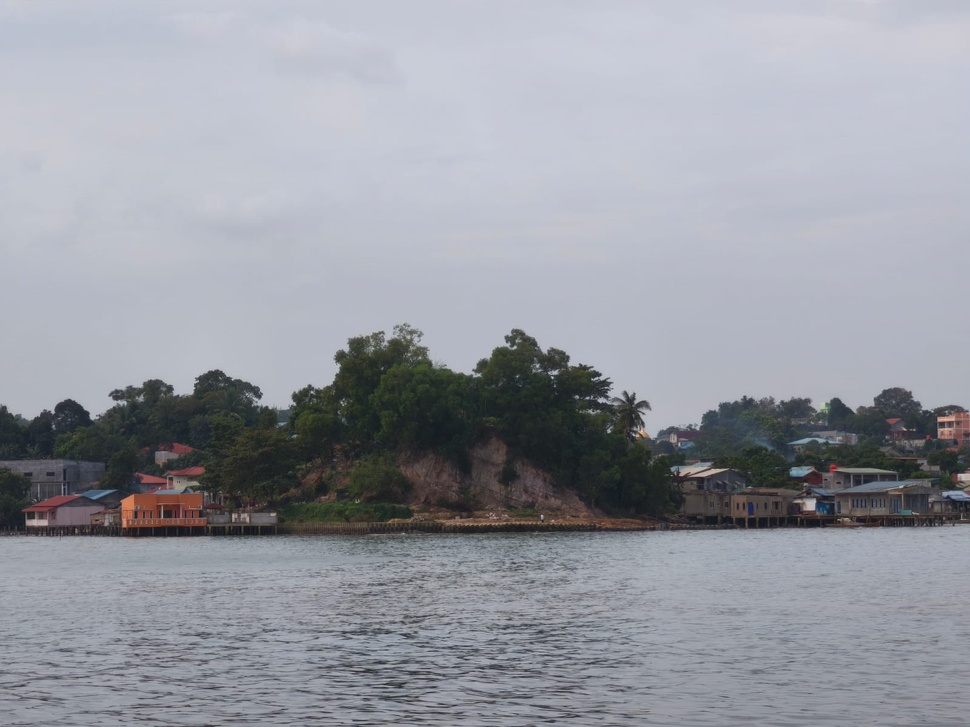
#> input picture assets/scenery.jpg, 970 x 727 px, shrunk from 1600 x 1200 before the run
$ python code_1.py
#> lines starting #> are read from the running program, lines starting #| are printed output that depends on the picture
"""
Implementasi Konsep Deteksi Tepi dengan Operator Robert dan Sobel pada Gambar Rubber Duck.
"""

import imageio.v2 as iio
import numpy as np
import matplotlib.pyplot as plt
import scipy.signal

def robert_cross_operator(image_input):
    """Menerapkan operator Robert Cross untuk deteksi tepi."""
    filter_x = np.array([[-1, 0], [0, 1]])
    filter_y = np.array([[0, -1], [1, 0]])

    gradient_x = scipy.signal.convolve2d(image_input, filter_x, mode='same', boundary='symm')
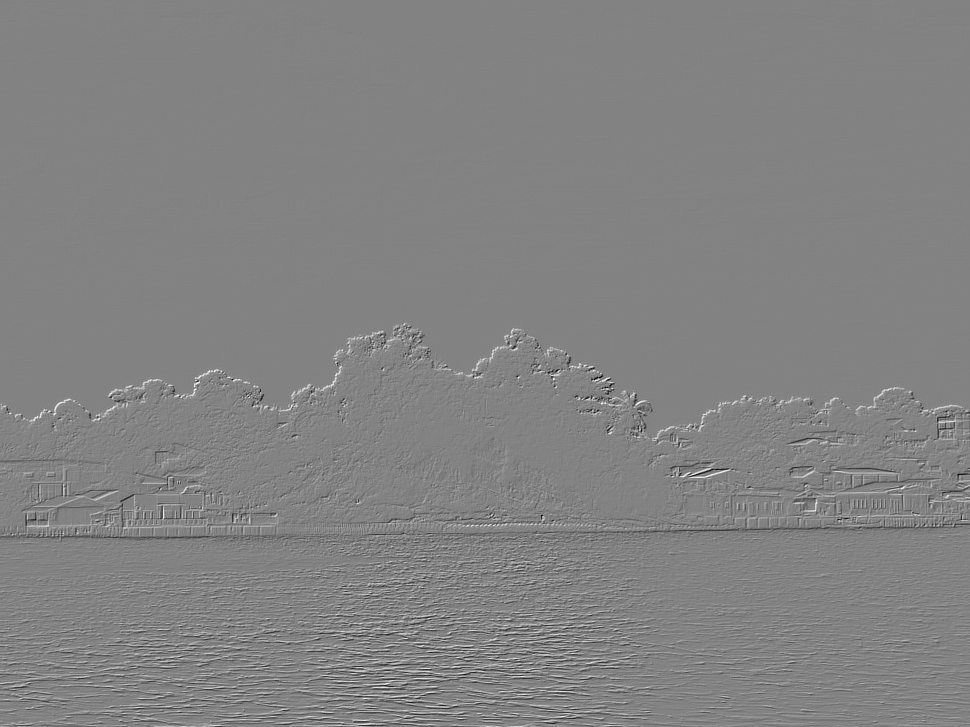
#> gradient_x: shape (727, 970) float64; min -127, max 120.7, mean 0.1; drawn with min black and max white
    gradient_y = scipy.signal.convolve2d(image_input, filter_y, mode='same', boundary='symm')

    gradient_magnitude = np.sqrt(gradient_x**2 + gradient_y**2)
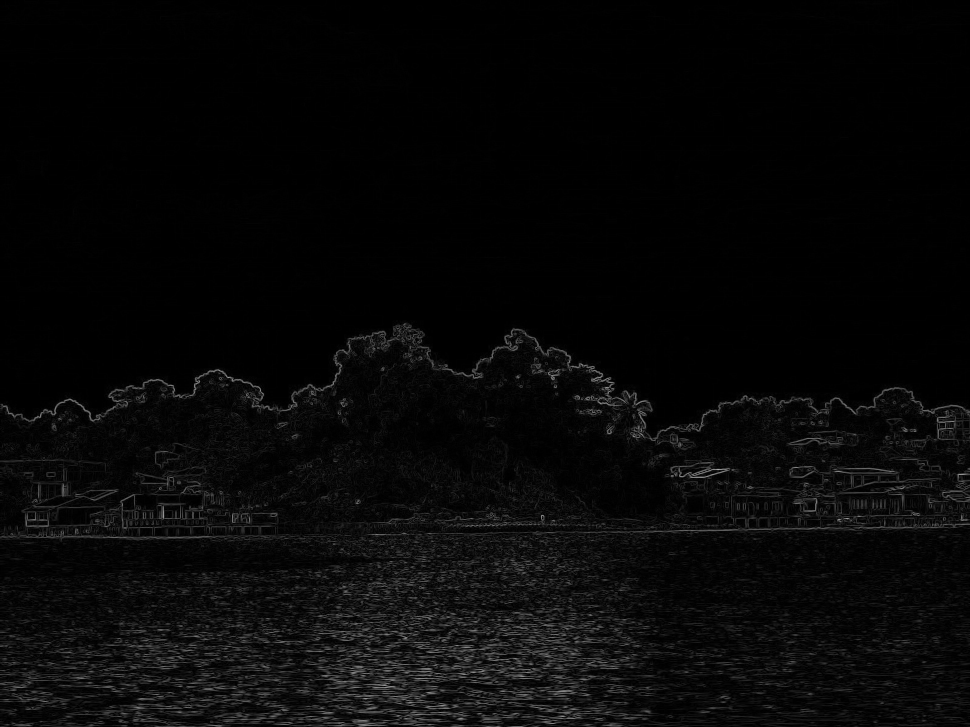
#> gradient_magnitude: shape (727, 970) float64; min 0, max 168, mean 7.9
    return gradient_magnitude

def sobel_operator(image_input):
    """Menerapkan operator Sobel untuk deteksi tepi."""
    filter_x = np.array([[-1, 0, 1], [-2, 0, 2], [-1, 0, 1]])
    filter_y = np.array([[-1, -2, -1], [0, 0, 0], [1, 2, 1]])

    gradient_x = scipy.signal.convolve2d(image_input, filter_x, mode='same', boundary='symm')
    gradient_y = scipy.signal.convolve2d(image_input, filter_y, mode='same', boundary='symm')

    gradient_magnitude = np.sqrt(gradient_x**2 + gradient_y**2)
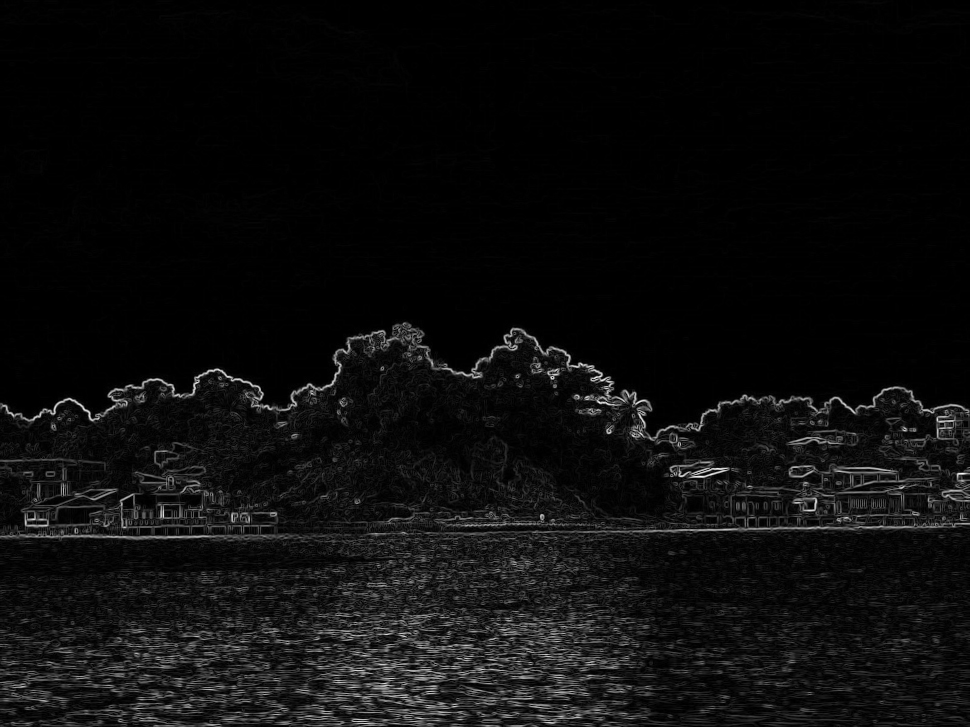
#> gradient_magnitude: shape (727, 970) float64; min 0, max 577.8, mean 30.3; drawn with min black and max white
    return gradient_magnitude

# Membaca gambar
IMAGE_PATH = 'assets/scenery.jpg'
image = np.asarray(iio.imread(IMAGE_PATH), dtype=np.float32)
if len(image.shape) == 3:  # Jika gambar RGB, konversi ke grayscale
    image = np.mean(image, axis=-1)

# Menerapkan operator Robert dan Sobel
robert_edges = robert_cross_operator(image)
sobel_edges = sobel_operator(image)

# Menampilkan hasil
plt.figure(figsize=(10, 5))

plt.subplot(1, 3, 1)
plt.imshow(image, cmap='gray')
plt.title('Gambar Asli')

plt.subplot(1, 3, 2)
plt.imshow(robert_edges, cmap='gray')
plt.title('Deteksi Tepi Robert')

plt.subplot(1, 3, 3)
plt.imshow(sobel_edges, cmap='gray')
plt.title('Deteksi Tepi Sobel')

plt.tight_layout()
plt.show()
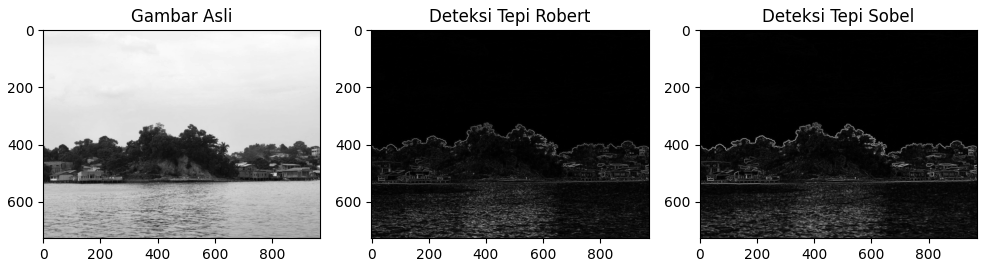
#> figure drawn by matplotlib, 3 panels

# Hasil Analisis
print("""
Operator Robert menghasilkan tepi lebih tipis dan sensitif terhadap perubahan kecil,
sedangkan Sobel menghasilkan tepi lebih tebal dan jelas karena mempertimbangkan lebih banyak piksel.

Secara keseluruhan, Sobel lebih baik dalam menangkap detail dan lebih tahan noise.
Robert lebih cocok untuk deteksi cepat, Sobel lebih cocok untuk hasil lebih akurat.
""")
